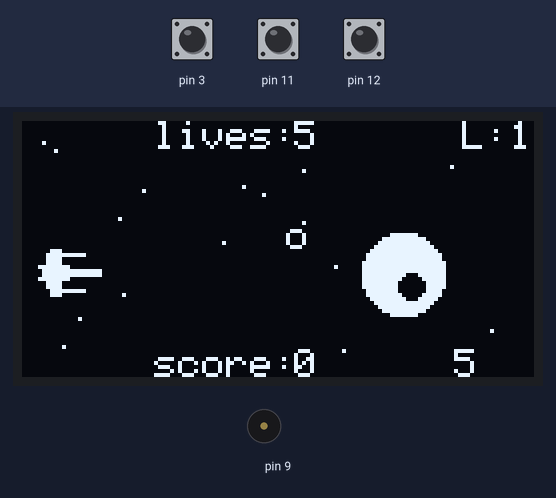
The sketch below on a simulated Arduino Uno, built with avr-gcc and run on an emulated ATmega328P. Shown: 128×64 one-colour display, buzzer (waves = sounding). Inputs (shaded band) come from the test bench; at power-on: pin 3 HIGH, pin 12 HIGH, pin 11 HIGH. Random numbers use the default seed unless the sketch sets one.

Above: at 5.9 s.
6.0 s: pin 3 pulled LOW for 0.15 s
At 6.43 s:
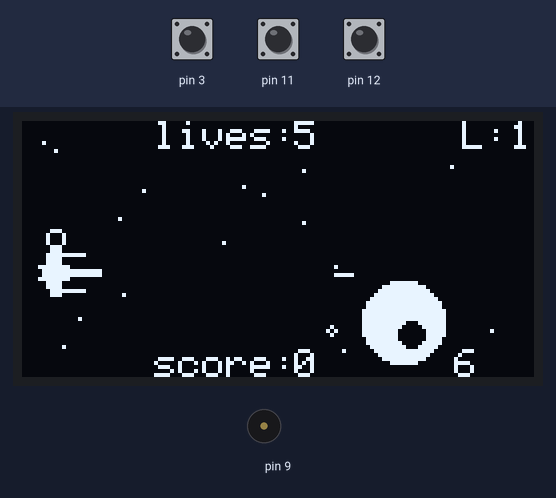
6.7 s: pin 3 pulled LOW for 3.2 s
At 9.53 s:
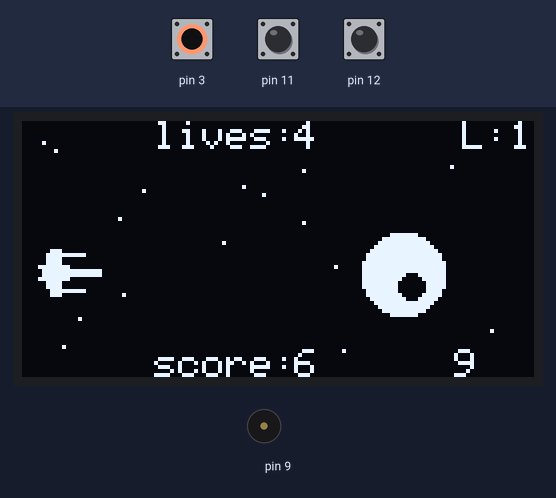
10.5 s: pin 12 pulled LOW for 0.15 s
At 10.76 s:
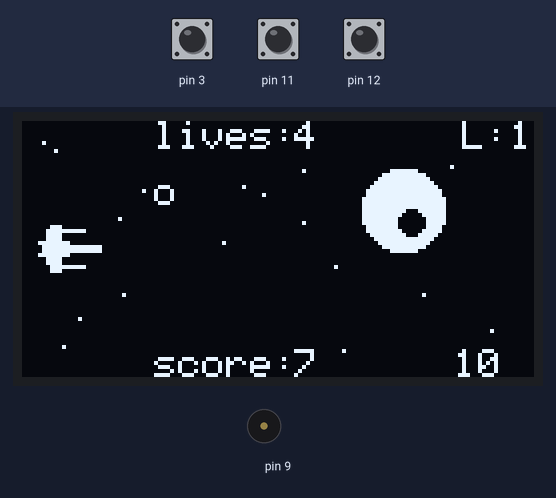
11.2 s: pin 11 pulled LOW for 0.15 s
At 11.68 s:
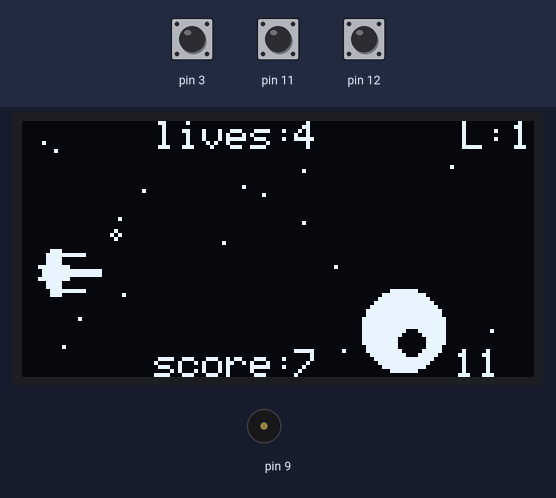
11.9 s: pin 12 pulled LOW for 0.15 s
At 12.31 s:
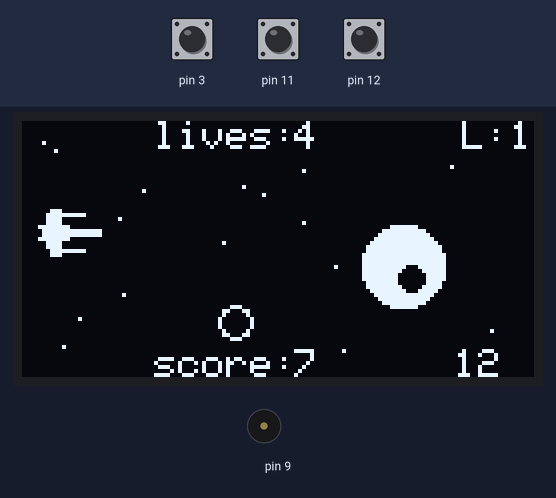
12.6 s: pin 11 pulled LOW for 1 s
At 43.7 s:
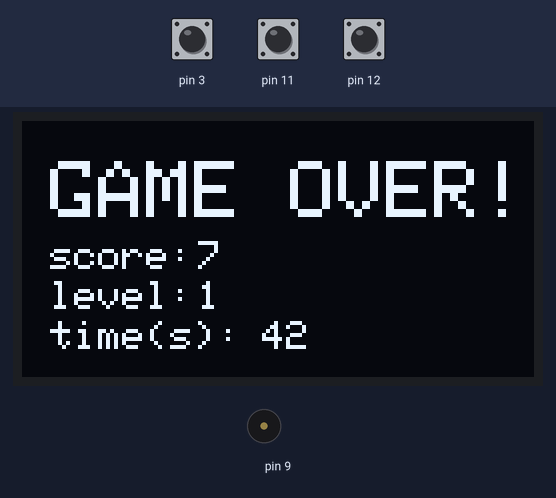
Timing chart, 0 to 44.7 s (numbered marks = the images above; inputs shaded):
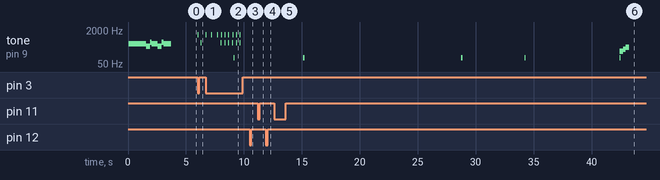

The sketch:

starwarsgame.ino
```cpp
#include <SPI.h>
#include <Wire.h>
#include <Adafruit_GFX.h>
#include <Adafruit_SSD1306.h>
#include <Fonts/FreeSans9pt7b.h>

#define OLED_RESET 4
Adafruit_SSD1306 display(OLED_RESET);

// Tones
const int toneC = 261;
const int toneD = 294;
const int toneE = 329;
const int toneF = 349;
const int toneG = 391;
const int toneGS = 415;
const int toneA = 440;
const int toneAS = 455;
const int toneB = 466;
const int toneCH = 523;
const int toneCSH = 554;
const int toneDH = 587;
const int toneDSH = 622;
const int toneEH = 659;
const int toneFH = 698;
const int toneFSH = 740;
const int toneGH = 784;
const int toneGSH = 830;
const int toneAH = 880;

// Bitmaps
const unsigned char PROGMEM playerShip [] = {
  0x00,0x00,0x00,0x00,0x1C,0x00,0x3F,0xF0,0x3C,0x00,0x3C,0x00,0xFF,0x00,0x7F,0xFF,
  0x7F,0xFF,0xFF,0x00,0x3C,0x00,0x3C,0x00,0x1F,0xF0,0x1C,0x00,0x00,0x00,0x00,0x00
};
const unsigned char PROGMEM enemyIcon [] = {
  0x00,0x00,0x00,0x00,0x00,0x00,0x00,0x00,0x00,0x00,0x00,0x00,
  0x00,0x00,0x00,0x00,0x00,0x00,0x00,0x00,0x00,0x00,0x00,0x00,
  0x00,0x00,0x00,0x00,0x00,0x00,0x00,0x00,0x07,0xFF,0xC0,0x00,
  0x1F,0xFF,0xF0,0x00,0x1C,0x00,0x70,0x00,0x30,0x00,0x18,0x00,
  0x60,0x00,0x0C,0x00,0x63,0xFC,0x0C,0x00,0xC7,0xFE,0x06,0x00,
  0xCF,0xFF,0xE6,0x00,0xCF,0xFF,0xE6,0x00,0xCF,0xFF,0xE6,0x00,
  0xCF,0xFF,0xE6,0x00,0xC7,0xFF,0xE6,0x00,0x63,0xFF,0xCC,0x00,
  0x60,0x00,0x0C,0x00,0x30,0x00,0x18,0x00,0x38,0x00,0x38,0x00,
  0x1F,0xFF,0xF0,0x00,0x07,0xFF,0xC0,0x00
};

// Game variables
int bulletX = 0, bulletY = 0, bulletActive = 0;
int enemyY = 8, enemyDirection = 0, gameOver = 0;
int enemyBulletX1 = 95, enemyBulletY1 = 0;
int enemyBulletX2 = 95, enemyBulletY2 = 0;
int enemyBulletX3 = 95, enemyBulletY3 = 0;
int enemyBulletX4 = 95, enemyBulletY4 = 0;
int score = 0, lives = 5, fireReady = 0, enemyBulletsFired = 0, level = 1;
int enemyBulletSpeed = 3, bulletsAtOnce = 1, minInterval = 600, maxInterval = 1200, enemyRadius = 10;

int enemyCenterX = 95;
int playerY = 30;
unsigned long startMillis = 0, fireInterval = 0, currentMillis = 0, lastLevelMillis = 0;

void setup() {
  pinMode(12, INPUT_PULLUP);
  pinMode(11, INPUT_PULLUP);
  pinMode(3,  INPUT_PULLUP);

  display.begin(SSD1306_SWITCHCAPVCC, 0x3C);
  display.clearDisplay();


  long millivolts = readVcc();
  char buffer[6];
  dtostrf(millivolts / 1000.0, 4, 2, buffer);
  display.setTextColor(WHITE);
  display.setTextSize(1);
  display.setCursor(0, 0);
  display.print("V:"); display.println(buffer);

  // Graphic intro
  display.drawBitmap(6,11,enemyIcon,48,48,1);
  display.setFont(&FreeSans9pt7b);
  display.setTextColor(WHITE);
  display.setCursor(65,14); display.println("xWing");
  display.setFont();
  display.setCursor(65,17); display.println("vs");
  display.setFont(&FreeSans9pt7b);
  display.setCursor(65,39); display.println("Death");
  display.setFont();
  display.setCursor(65,42); display.println("star");
  display.setTextSize(1);
  display.setCursor(65,55); display.println("by Elena");
  display.display();

  // start song
  beep(toneA,500); beep(toneA,500); beep(toneA,500);
  beep(toneF,350); beep(toneCH,150);
  beep(toneA,500); beep(toneF,350);
  beep(toneCH,150); beep(toneA,650);
  delay(1000);
}

void loop() {
  if (!gameOver) {
    display.clearDisplay();
    drawStars();

    // Enemy fire prep
    if (!fireReady) {
      startMillis  = millis();
      fireInterval = random(minInterval, maxInterval);
      fireReady    = 1;
    }
    currentMillis = millis();

    // Level up
    if (currentMillis - lastLevelMillis > 50000) {
      lastLevelMillis = currentMillis;
      level++; enemyBulletSpeed++;
      if (level % 2 == 0) { bulletsAtOnce++; enemyRadius--; }
      minInterval -= 50; maxInterval -= 50;
    }

    // Fire enemy bullets
    if (startMillis + fireInterval < currentMillis) {
      fireReady = 0; enemyBulletsFired++;
      if (enemyBulletsFired == 1) { enemyBulletX1=enemyCenterX; enemyBulletY1=enemyY; }
      if (enemyBulletsFired == 2)  { enemyBulletX2=enemyCenterX; enemyBulletY2=enemyY; }
      if (enemyBulletsFired == 3) { enemyBulletX3=enemyCenterX; enemyBulletY3=enemyY; }
      if (enemyBulletsFired == 4) { enemyBulletX4=enemyCenterX; enemyBulletY4=enemyY; }
    }

    // Draw & move enemy projectiles
    if (enemyBulletsFired>0) { display.drawCircle(enemyBulletX1,enemyBulletY1,2,1); enemyBulletX1-=enemyBulletSpeed; }
    if (enemyBulletsFired>1) { display.drawCircle(enemyBulletX2,enemyBulletY2,1,1); enemyBulletX2-=enemyBulletSpeed; }
    if (enemyBulletsFired>2) { display.drawCircle(enemyBulletX3,enemyBulletY3,4,1); enemyBulletX3-=enemyBulletSpeed; }
    if (enemyBulletsFired>3) { display.drawCircle(enemyBulletX4,enemyBulletY4,2,1); enemyBulletX4-=enemyBulletSpeed; }

    // Player controls
    if (!digitalRead(12) && playerY>=2)  playerY-=2;
    if (!digitalRead(11) && playerY<=46) playerY+=2;
    if (!digitalRead(3) && !bulletActive) {
      bulletActive=1; bulletX=6; bulletY=playerY+8; tone(9,1200,20);
    }
    if (bulletActive) {
      bulletX+=8;
      display.drawLine(bulletX,bulletY,bulletX+4,bulletY,1);
      if (bulletX>128) bulletActive=0;
    }

    // Draw the player's ship and the enemy
    display.drawBitmap(4,playerY,playerShip,16,16,1);
    display.fillCircle(enemyCenterX,enemyY,enemyRadius,1);
    display.fillCircle(enemyCenterX+2,enemyY+3,enemyRadius/3,0);
    enemyY += (enemyDirection==0? bulletsAtOnce : -bulletsAtOnce);
    if (enemyY >= 64-enemyRadius) enemyDirection=1;
    if (enemyY <= enemyRadius)    enemyDirection=0;

    // Bullet–enemy collision
    if (bulletY>=enemyY-enemyRadius && bulletY<=enemyY+enemyRadius &&
        bulletX>enemyCenterX-enemyRadius && bulletX<enemyCenterX+enemyRadius) {
      bulletX=-20; tone(9,500,20); score++; bulletActive=0;
    }

    // Player-projectile collisions
    int pc = playerY+8;
    if (checkCollision(enemyBulletX1,enemyBulletY1,pc)) { enemyBulletX1=enemyCenterX;  enemyBulletY1=-50; loseLife(); }
    if (checkCollision(enemyBulletX2,enemyBulletY2,pc)) { enemyBulletX2=-50; enemyBulletY2=-50; loseLife(); }
    if (checkCollision(enemyBulletX3,enemyBulletY3,pc)) { enemyBulletX3=-50; enemyBulletY3=-50; loseLife(); }
    if (checkCollision(enemyBulletX4,enemyBulletY4,pc)) {
      enemyBulletX4=200; enemyBulletY4=-50; enemyBulletsFired=0; loseLife();
    }
    if (enemyBulletX4<1) { enemyBulletsFired=0; enemyBulletX4=200; }

    if (lives==0) gameOver=1;

    // UI
    display.setTextSize(1);
    display.setTextColor(WHITE);
    display.setCursor(33,57); display.print("score:"); display.setCursor(68,57); display.println(score);
    display.setCursor(33, 0); display.print("lives:"); display.setCursor(68, 0); display.println(lives);
    display.setCursor(110,0); display.print("L:");      display.setCursor(122,0); display.println(level);
    display.setCursor(108,57); display.println(currentMillis/1000);

    display.display();
  }
  else {
    // Game Over
    if (lives==0) {
      tone(9,200,300); delay(300);
      tone(9,250,200); delay(200);
      tone(9,300,300); delay(300);
      lives=5;
    }
    display.clearDisplay();
    display.setFont();
    display.setTextSize(2);
    display.setTextColor(WHITE);
    display.setCursor(7,10);  display.println("GAME OVER!");
    display.setTextSize(1);
    display.setCursor(7,30);  display.print("score:");  display.setCursor(44,30); display.println(score);
    display.setCursor(7,40);  display.print("level:");  display.setCursor(44,40); display.println(level);
    display.setCursor(7,50);  display.print("time(s):");display.setCursor(60,50); display.println(currentMillis/1000);
    display.display();
    if (!digitalRead(3)) {
      tone(9,280,300); delay(300);
      tone(9,250,200); delay(200);
      tone(9,370,300); delay(300);
      resetGame();
    }
  }
}

bool checkCollision(int x, int y, int playerCenter) {
  return (y >= playerCenter - 8 && y <= playerCenter + 8) && (x < 12 && x > 4);
}

void loseLife() {
  tone(9,100,100);
  lives--;
}

void drawStars() {
  const uint8_t xs[] = {50,30,60,55,25,100,117,14,24,78,80,107,150,5,8,70,10,70};
  const uint8_t ys[] = {30,17,18,16,43,43,52,49,24,36,57,11,11,5,7,12,56,25};
  for (uint8_t i = 0; i < sizeof(xs); i++) {
    display.drawPixel(xs[i], ys[i], 1);
  }
}

void beep(int toneVal, int duration) {
  tone(9, toneVal, duration);
  delay(duration);
  noTone(9);
}

long readVcc() {

  ADMUX = _BV(REFS0) | _BV(MUX3) | _BV(MUX2) | _BV(MUX1);

  delay(2);
  ADCSRA |= _BV(ADSC);
  while (bit_is_set(ADCSRA, ADSC));

  uint8_t low = ADCL;
  uint8_t high = ADCH;
  long result = (high << 8) | low;


  return 1125300L / result;
}


void resetGame() {
  asm volatile("jmp 0");
}
```

Measured:
- after the input at 6.0 s, tone on pin 9: silent → 1200 Hz at once, → silent 0.02 s later, → 500 Hz 0.26 s later, → silent 0.02 s later
